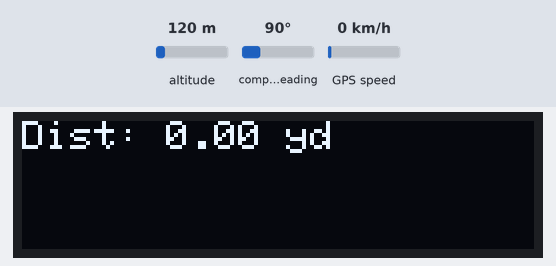
The sketch below on a simulated Arduino Uno, built with avr-gcc and run on an emulated ATmega328P. Shown: 128×32 one-colour display. The inputs (shaded band) are chosen by the test bench; at power-on: altitude 120 m, compass heading 90°, GPS speed 0 km/h. The display library's start-up logo is not drawn; the GPS gets a fix after 3 s at 37.7749, -122.4194 with 8 satellites; what the sketch prints to the serial monitor is not drawn.

Above: at 3.1 s.

The sketch:

GPS_Receiver_Code.ino
```cpp
#include <TinyGPSPlus.h>
#include <SoftwareSerial.h>
#include <Wire.h>
#include <Adafruit_GFX.h>
#include <Adafruit_SSD1306.h>

// Define the pins for the SoftwareSerial connection
const int RXPin = 4; // Connect to TX of GT-U7
const int TXPin = 3; // Connect to RX of GT-U7
const uint32_t GPSBaud = 9600; // Baud rate for the GPS module

// Create a TinyGPS++ object
TinyGPSPlus gps;

// Create a SoftwareSerial object
SoftwareSerial gpsSerial(RXPin, TXPin);

const double EARTH_RADIUS_KM = 6371.0; // Earth's radius in kilometers
bool newData = false;

// OLED display settings
#define SCREEN_WIDTH 128 // OLED display width, in pixels
#define SCREEN_HEIGHT 32 // OLED display height, in pixels
#define OLED_RESET -1    // Reset pin (or -1 if sharing Arduino reset pin)
Adafruit_SSD1306 display(SCREEN_WIDTH, SCREEN_HEIGHT, &Wire, OLED_RESET);

// Function to convert degrees to radians
double toRadians(double degrees) {
  return degrees * PI / 180.0;
}

// Function to calculate the distance using the Haversine formula
double calculateDistance(double lat1, double lon1, double lat2, double lon2) {
  double dlat = toRadians(lat2 - lat1);
  double dlon = toRadians(lon2 - lon1);

  double a = sin(dlat / 2) * sin(dlat / 2) +
             cos(toRadians(lat1)) * cos(toRadians(lat2)) *
             sin(dlon / 2) * sin(dlon / 2);

  double c = 2 * atan2(sqrt(a), sqrt(1 - a));
  double distance = EARTH_RADIUS_KM * c;

  return distance;
}

void gps_data_update() {
  for (unsigned long start = millis(); millis() - start < 1000;) {
    while (gpsSerial.available()) {
      char c = gpsSerial.read();
      if (gps.encode(c)) // Did a new valid sentence come in?
        newData = true;
    }
  }
}

void setup() {
  Serial.begin(9600); // Initialize serial communication at 9600 baud rate
  gpsSerial.begin(GPSBaud); // Start the serial communication with the GPS module
  Serial.println(F("GPS tracking started"));

  // Initialize the OLED display
  if (!display.begin(SSD1306_SWITCHCAPVCC, 0x3C)) { // Address 0x3C for 128x32
    Serial.println(F("SSD1306 allocation failed"));
    for (;;); // Don't proceed, loop forever
  }
  display.display();
  delay(2000); // Pause for 2 seconds
  display.clearDisplay();
  display.setTextSize(1);
  display.setTextColor(SSD1306_WHITE);
}

void loop() {
  gps_data_update(); // Update GPS data

  if (newData) {
    double lat1 = gps.location.lat(); // Latitude of point 1
    double lon1 = gps.location.lng(); // Longitude of point 1

    // Simulate receiving the second set of coordinates
    double lat2 = 0.0; // Initialize latitudeA
    double lon2 = 0.0; // Initialize longitudeA

    // Parse the received data for lat2 and lon2
    if (Serial.available()) {
      String line = Serial.readStringUntil('\n'); // Read until newline character
      if (line.startsWith("+RCV=")) { // Check if the line starts with "+RCV="
        String receivedData = line;
        int firstComma = receivedData.indexOf(',');
        int secondComma = receivedData.indexOf(',', firstComma + 1);
        int thirdComma = receivedData.indexOf(',', secondComma + 1);

        if (firstComma != -1 && secondComma != -1 && thirdComma != -1) {
          lat2 = receivedData.substring(secondComma + 1, thirdComma).toDouble();
          lon2 = receivedData.substring(thirdComma + 1).toDouble();
        }
      }
    }

    // Calculate the distance using the Haversine formula
    double distanceKm = calculateDistance(lat1, lon1, lat2, lon2);
    double distanceYards = distanceKm * 1093.61; // Convert km to yards

    if (distanceYards < 5000) {
      Serial.print(F("Distance: "));
      Serial.print(distanceYards);
      Serial.println(F(" yards"));

      // Display the distance on the OLED screen
      display.clearDisplay();
      display.setCursor(0, 0);
      display.setTextSize(1);
      display.print(F("Dist: "));
      display.print(distanceYards);
      display.println(F(" yd"));
      display.display();
    }

    newData = false; // Reset newData flag
  }

  delay(1000); // Delay for 2 seconds before the next update

}
```
